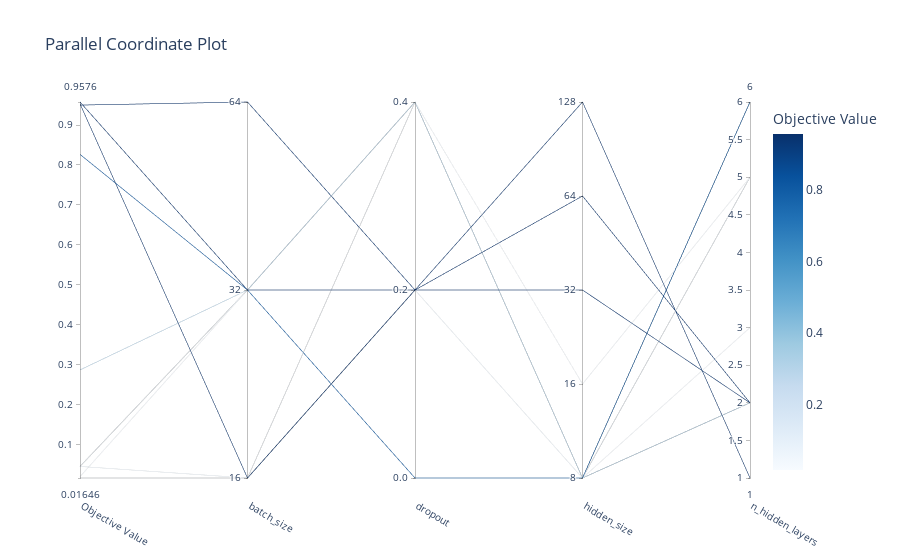

Source (notebook cell):
### Code cell
# plots the interactive visualization of the high-dimensional parameter relationship
optuna.visualization.plot_parallel_coordinate(study)

### Figure 1 — Plotly figure (JSON) as saved in the notebook; plotly's stock layout.template omitted (floating-point values rounded to 4 significant figures)
{"data": [{"dimensions": [{"label": "Objective Value", "range": [0.01646, 0.9576], "values": [0.04543, 0.9531, 0.01646, 0.01646, 0.8265, 0.9576, 0.287, 0.04543, 0.04543, 0.01992, 0.9499]}, {"label": "batch_size", "range": [0, 2], "ticktext": ["16", "32", "64"], "tickvals": [0, 1, 2], "values": [0, 0, 0, 0, 1, 1, 1, 1, 1, 1, 2]}, {"label": "dropout", "range": [0, 2], "ticktext": ["0.0", "0.2", "0.4"], "tickvals": [0, 1, 2], "values": [1, 1, 2, 2, 0, 1, 2, 2, 2, 2, 1]}, {"label": "hidden_size", "range": [0, 4], "ticktext": ["8", "16", "32", "64", "128"], "tickvals": [0, 1, 2, 3, 4], "values": [0, 4, 0, 0, 0, 3, 0, 0, 0, 1, 2]}, {"label": "n_hidden_layers", "range": [1, 6], "values": [2, 1, 5, 3, 6, 2, 2, 5, 6, 5, 2]}], "labelangle": 30, "labelside": "bottom", "line": {"color": [0.04543, 0.9531, 0.01646, 0.01646, 0.8265, 0.9576, 0.287, 0.04543, 0.04543, 0.01992, 0.9499], "colorbar": {"title": {"text": "Objective Value"}}, "colorscale": [[0, "rgb(247,251,255)"], [0.125, "rgb(222,235,247)"], [0.25, "rgb(198,219,239)"], [0.375, "rgb(158,202,225)"], [0.5, "rgb(107,174,214)"], [0.625, "rgb(66,146,198)"], [0.75, "rgb(33,113,181)"], [0.875, "rgb(8,81,156)"], [1, "rgb(8,48,107)"]], "reversescale": false, "showscale": true}, "type": "parcoords"}], "layout": {"title": {"text": "Parallel Coordinate Plot"}}}
